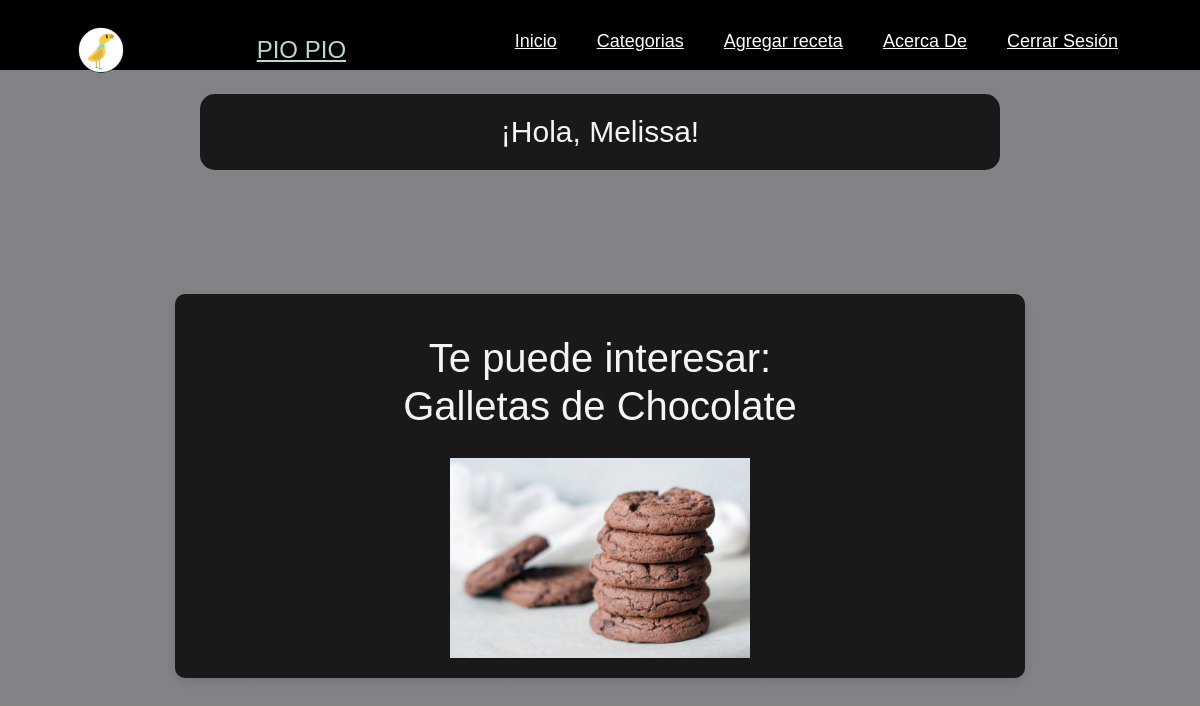
The app's page /Home.php (signed in) with its own data.
### tables this page shows
CREATE TABLE `recetas` (
  `IDRecetas` int(11) NOT NULL,
  `Titulo` varchar(255) NOT NULL,
  `Descripcion` text NOT NULL,
  `Ingredientes` text NOT NULL,
  `Preparacion` text NOT NULL,
  `imagen` varchar(255) DEFAULT 'default.jpg',
  `IDCateg` int(11) NOT NULL,
  `IDUsuarios` int(11) DEFAULT NULL
);

### UnaRecetaHome.php (called while the page is built, shortened)
<?php
include('Conexion.php');
$sql = "SELECT * FROM recetas ORDER BY RAND() LIMIT 1";
$resultado = mysqli_query($conexion, $sql);
if ($resultado && mysqli_num_rows($resultado) > 0) {
    $receta = mysqli_fetch_assoc($resultado);
} else {
    $receta = null;
}
?>

### Home.php (the view, shortened to what this page needs)
<!DOCTYPE html>
<html lang="es">
<head>
    <link rel="stylesheet" href="https://cdn.jsdelivr.net/npm/bootstrap@5.1.3/dist/css/bootstrap.min.css"
>
    <link rel="stylesheet" href="https://cdnjs.cloudflare.com/ajax/libs/font-awesome/6.6.0/css/all.min.css"
 />
    <link rel="stylesheet" href="CSS/HomeStyle.css">
</head>
<body>
    <header>
        <div class="back">
            <div class="menu container">
                <img class="log" src="Imagenes/Pio_Pio.png" alt="Pio Pio logo">
                <a href="#" class="logo">Pio Pio</a>
                <nav class="navbar">
                    <ul>
                        <li><a href="#">Inicio</a></li>
                        <li id="menu-item">
                            <a href="#">Categorias</a>
                        </li>
                        <li><a href="AgregarReceta.php">Agregar receta</a></li>
                        <li><a href="AcercaDe.php">Acerca De</a></li>
                        <li><a href="CerrarSesion.php" role="button">Cerrar Sesión</a></li>
                    </ul>
                </nav>
            </div>
        </div>
    </header>
    <br>
    <strong><h1 class="Titulo">¡Hola, <?php echo ucfirst(htmlspecialchars($_SESSION['Usuario'])); ?>!</h1></strong>
    <br>
    <center>
    <div class="receta">
    <?php
        include('UnaRecetaHome.php');
        if ($receta): ?>
            <h1>Te puede interesar: <br> <?php echo htmlspecialchars($receta['Titulo']); ?></h1>
            <a href="detalle_receta.php?id=<?php echo $receta['IDRecetas']; ?>">
                <img src="Imagenes/<?php echo htmlspecialchars($receta['imagen']); ?>" alt="<?php echo htmlspecialchars($receta['Titulo']); ?>" style="width:300px;height:200px;">
            </a>
        <?php else: ?>
            <h1>No hay recetas disponibles</h1>
        <?php endif; ?>
    </div>
    </center>
</body>
</html>

### CSS/HomeStyle.css (style rules this page uses)
* { margin: 0; padding: 0; box-sizing: border-box; text-decoration: none; list-style: none; }
body { font-family: Arial, Helvetica, sans-serif; min-height: 100vh; background: linear-gradient(rgba(5, 7, 12, 0.5), rgba(5, 7, 12, 0.5)), url(Fondos/Comida.jpg) no-repeat center center fixed; background-size: cover; }
.Titulo { font-size: 30px; max-width: 800px; margin: auto; }
h1 { text-align: center; color: whitesmoke; background-color: rgb(26, 24, 24); padding: 20px; border-radius: 15px; }
.receta { margin: 100px auto 0 auto; max-width: 850px; padding: 20px; background-color: rgb(26, 24, 24); border-radius: 10px; box-shadow: 0 4px 8px rgba(0, 0, 0, 0.1); }
.container { max-width: 1100px; margin: 0 auto; }
.back { padding: 35px 0; background-color: black; }
.menu { position: absolute; top: 0; left: 0; right: 0; display: flex; align-items: center; justify-content: space-between; z-index: 1000; }
.logo { font-size: 24px; color: #bad8cd; font-weight: 450; text-transform: uppercase; }
.log { font-size: 24px; text-transform: uppercase; height: 78px; width: auto; }
.menu .navbar ul li { position: relative; float: left; }
.menu .navbar ul li a { font-size: 18px; padding: 20px; color: #FFFFFF; display: block; }

### records on screen
recetas: Titulo "Galletas de Chocolate", imagen (picture)

### other values on screen
$_SESSION['Usuario'] "Melissa"
